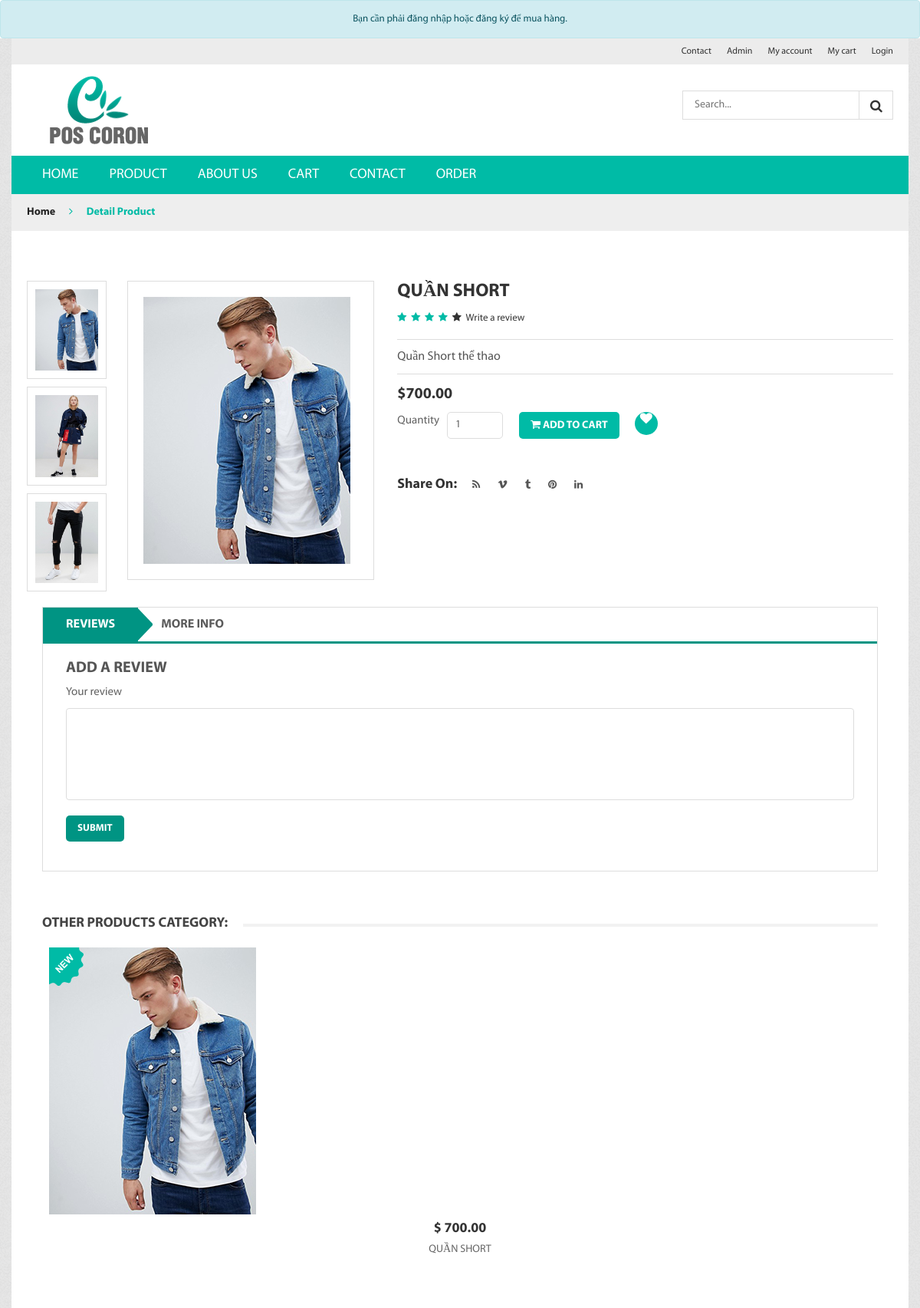
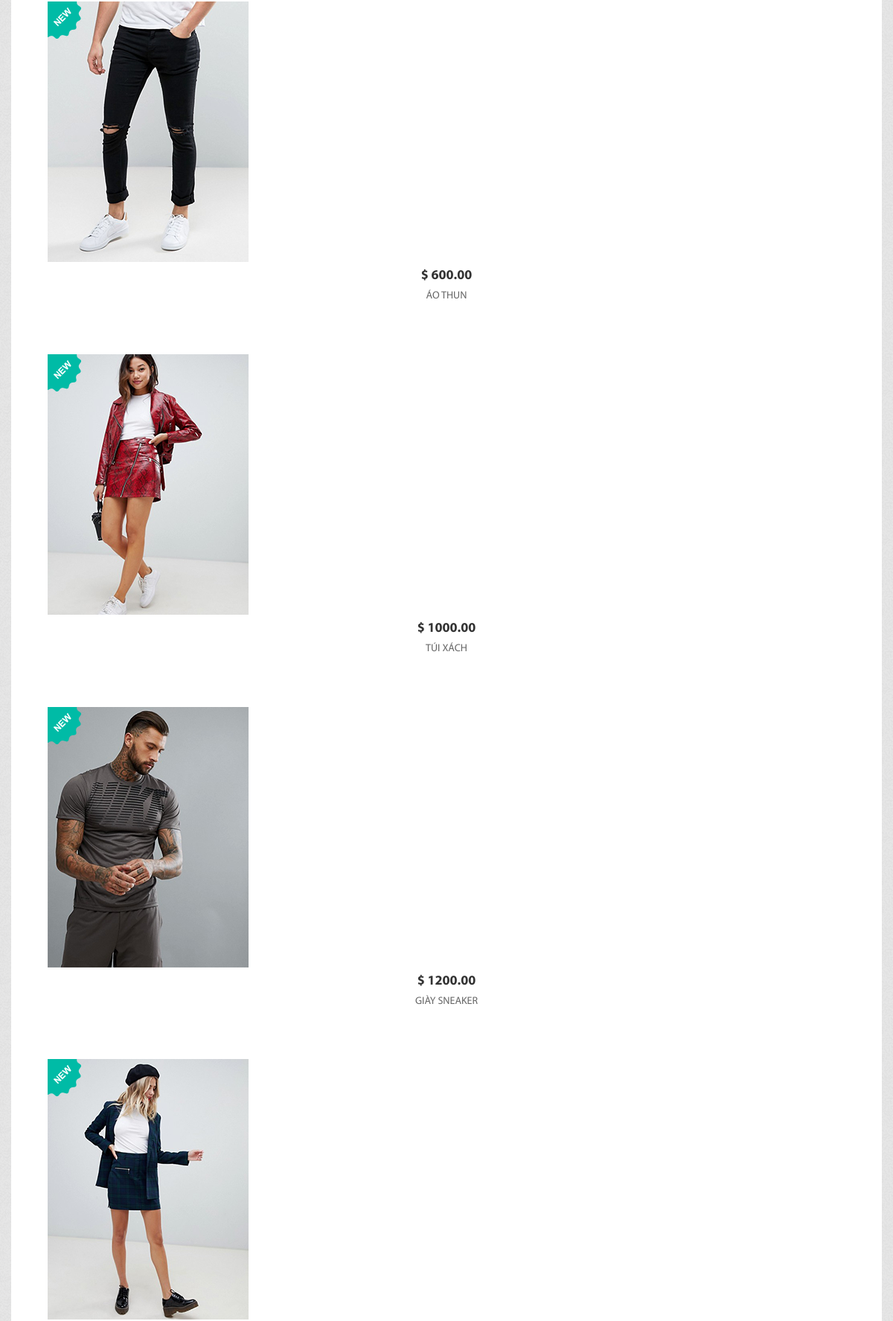
Screenshot of /index.php?controller=detail&action=index&id=49 (upper part) with the database file from the repository (2 pictures, top to bottom).
### tables this page shows
CREATE TABLE `product` (
  `ProductID` int(11) NOT NULL,
  `ProductName` varchar(50) DEFAULT NULL,
  `Price` decimal(10,2) NOT NULL,
  `Image` varchar(500) DEFAULT NULL,
  `Image_1` varchar(500) DEFAULT NULL,
  `Image_2` varchar(500) DEFAULT NULL,
  `Description` varchar(500) DEFAULT NULL,
  `Quantity` int(11) DEFAULT NULL,
  `CategoryID` int(11) DEFAULT NULL
);

### models/productModel.php (called while the page is built, shortened)
<?php
class ProductModel
{
    private $pdo;
    public function __construct($db)
    {
        $this->pdo = $db->getPDO();
    }
    public function getAllProducts()
    {
        $stmt = $this->pdo->prepare('SELECT * FROM product ORDER BY ProductID DESC LIMIT 9');
        $stmt->execute();
        return $stmt->fetchAll();
    }
    public function getProductById($productId)
    {
        $query = "SELECT * FROM product WHERE ProductID = :productId";
        $stmt = $this->pdo->prepare($query);
        $stmt->bindParam(':productId', $productId, PDO::PARAM_INT);
        $stmt->execute();
        return $stmt->fetch(PDO::FETCH_ASSOC);
    }
}
?>

### models/Database.php (called while the page is built)
<?php
class Database
{
    private $pdo;
    public function __construct()
    {
        $this->pdo = new PDO('mysql:host=127.0.0.1;dbname=shopphp2', 'root', '');
        $this->pdo->setAttribute(PDO::ATTR_ERRMODE, PDO::ERRMODE_EXCEPTION);
    }
    public function getPDO()
    {
        return $this->pdo;
    }
}
?>

### views/detail/index.php (the view, shortened to what this page needs)
<?php include_once(realpath('') . '\\views\\layouts\\notifi.php'); ?>
<?php include_once(realpath('') . '\\views\\layouts\\header.php'); ?>
<div class="breadcrumbs_area">
    <div class="row">
        <div class="col-12">
            <div class="breadcrumb_content">
                <ul>
                    <li><a href="index.html">home</a></li>
                    <li><i class="fa fa-angle-right"></i></li>
                    <li>Detail Product</li>
                </ul>
            </div>
        </div>
    </div>
</div>
<?php if (isset($data['product'])): ?>
    <?php $product = $data['product']; ?>
    <div class="product_details">
        <div class="row">
            <div class="col-lg-5 col-md-6">
                <div class="product_tab fix">
                    <div class="product_tab_button">
                        <ul class="nav" role="tablist">
                            <li>
                                <a class="active" data-toggle="tab" href="#p_tab1" role="tab" aria-controls="p_tab1"
                                    aria-selected="false"><img src="<?= $uploadDir . $product['Image'] ?>" alt=""></a>
                            </li>
                            <li>
                                <a data-toggle="tab" href="#p_tab2" role="tab" aria-controls="p_tab2"
                                    aria-selected="false"><img src="<?= $uploadDir . $product['Image_1'] ?>" alt=""></a>
                            </li>
                            <li>
                                <a data-toggle="tab" href="#p_tab3" role="tab" aria-controls="p_tab3"
                                    aria-selected="false"><img src="<?= $uploadDir . $product['Image_2'] ?>" alt=""></a>
                            </li>
                        </ul>
                    </div>
                    <div class="tab-content produc_tab_c">
                        <div class="tab-pane fade show active" id="p_tab1" role="tabpanel">
                            <div class="modal_img">
                                <a href="#"><img src="<?= $uploadDir . $product['Image'] ?>" alt=""></a>
                            </div>
                        </div>
                    </div>
                </div>
            </div>
            <div class="col-lg-7 col-md-6">
                <div class="product_d_right">
                    <h1>
                        <?php echo $product['ProductName']; ?>
                    </h1>
                    <div class="product_ratting mb-10">
                        <ul>
                            <?php for ($i = 0; $i < 5; $i++): ?>
                                <li><a href="#"><i class="fa fa-star"></i></a></li>
                            <?php endfor; ?>
                            <li><a href="#"> Write a review </a></li>
                        </ul>
                    </div>
                    <div class="product_desc">
                        <p>
                            <?php echo $product['Description']; ?>
                        </p>
                    </div>
                    <div class="content_price mb-15">
                        <span>
                            <?php echo '$' . $product['Price']; ?>
                        </span>
                    </div>
                    <div class="box_quantity mb-20">
                        <form id="addToCartForm"
                            action="index.php?controller=cart&action=add&customerId=<?php echo $customerId; ?>&id=<?php echo $product['ProductID']; ?>&quantity=1"
                            method="post" data-customer-id="<?php echo $customerId; ?>"
                            data-product-id="<?php echo $product['ProductID']; ?>">
                            <div class="box_quantity mb-20">
                                <label for="quantity">Quantity</label>
                                <input id="quantityInput" name="quantity" min="1" max="100" value="1" type="number"
                                    onchange="updateActionUrl()">
                                <button type="submit"><i class="fa fa-shopping-cart"></i> Add to cart</button>
                                <a href="#" title="Add to wishlist"><i class="fa fa-heart" aria-hidden="true"></i></a>
                            </div>
                        </form>
                    </div>
                    <div class="wishlist-share">
                        <h4>Share on:</h4>
                        <ul>
                            <li><a href="#"><i class="fa fa-rss"></i></a></li>
                            <li><a href="#"><i class="fa fa-vimeo"></i></a></li>
                            <li><a href="#"><i class="fa fa-tumblr"></i></a></li>
                            <li><a href="#"><i class="fa fa-pinterest"></i></a></li>
                            <li><a href="#"><i class="fa fa-linkedin"></i></a></li>
                        </ul>
                    </div>
                <?php else: ?>
                    <p>Product not found.</p>
                <?php endif; ?>
            </div>
        </div>
    </div>
    <div style="padding-top: 20px;" class="product_d_info">
        <div class="row">
            <div class="col-12">
                <div class="product_d_inner">
                    <div class="product_info_button">
                        <ul class="nav" role="tablist">
                            <li>
                                <a class="active" data-toggle="tab" href="#reviews" role="tab" aria-controls="reviews"
                                    aria-selected="true">Reviews</a>
                            </li>
                            <li>
                                <a data-toggle="tab" href="#info" role="tab" aria-controls="info"
                                    aria-selected="false">More info</a>
                            </li>
                        </ul>
                    </div>
                    <div class="tab-content">
                        <div class="tab-pane fade show active" id="reviews" role="tabpanel">
                            <div class="product_review_form">
                                <form id="commentForm"
                                    action="index.php?controller=detail&action=comment&id=<?php echo $product['ProductID']; ?>"
                                    method="post">
                                    <h2>Add a review</h2>
                                    <div class="row">
                                        <div class="col-12">
                                            <label for="review_comment">Your review</label>
                                            <textarea name="comment" id="review_comment" class="form-control"
                                                required></textarea>
                                        </div>
                                    </div>
                                    <button type="submit" name="submit">Submit</button>
                                </form>
                            </div>
                        </div>
                    </div>
                </div>
            </div>
        </div>
    </div>
    <div class="new_product_area product_page">
        <div class="row">
            <div class="col-12">
                <div class="block_title">
                    <h3> Other products category:</h3>
                </div>
            </div>
        </div>
        <div class="row">
            <div class="single_p_active owl-carousel">
                <?php
                $num_products = count($products);
                $num_columns = min($num_products, 20);
                for ($i = 0; $i < $num_columns; $i++):
                    ?>
                    <div class="col-lg-3 col-md-6">
                        <div class="single_product">
                            <div class="product_thumb">
                                <a
                                    href="index.php?controller=detail&action=index&id=<?php echo $products[$i]['ProductID']; ?>"><img
                                        src="<?= $uploadDir . $products[$i]['Image'] ?>" alt=""></a>
                                <div class="img_icone">
                                    <img src="../mvc/assets/img/cart/span-new.png" alt="">
                                </div>
                            </div>
                            <div class="product_content">
                                <span class="product_price">$
                                    <?php echo $products[$i]['Price']; ?>
                                </span>
                                <h3 class="product_title"><a
                                        href="index.php?controller=detail&action=index&id=<?php echo $products[$i]['ProductID']; ?>">
                                        <?php echo $products[$i]['ProductName']; ?>
                                    </a></h3>
                            </div>
                        </div>
                    </div>
                <?php endfor; ?>
            </div>
        </div>
    </div>
</div>
</div>
</div>
<?php include_once(realpath('') . '\\views\\layouts\\footer.php'); ?>

### rows the page displays
product: Image (picture), Image_1 (picture), Image_2 (picture), ProductName "QUẦN SHORT", Description "Quần Short thể thao", Price "700.00"
product: Image (picture), Price "600.00", ProductName "ÁO THUN"
product: Image (picture), Price "1000.00", ProductName "TÚI XÁCH"
product: Image (picture), Price "1200.00", ProductName "GIÀY SNEAKER"
product: Image (picture)

### other values shown
$message "Bạn cần phải đăng nhập hoặc đăng ký để mua hàng."
